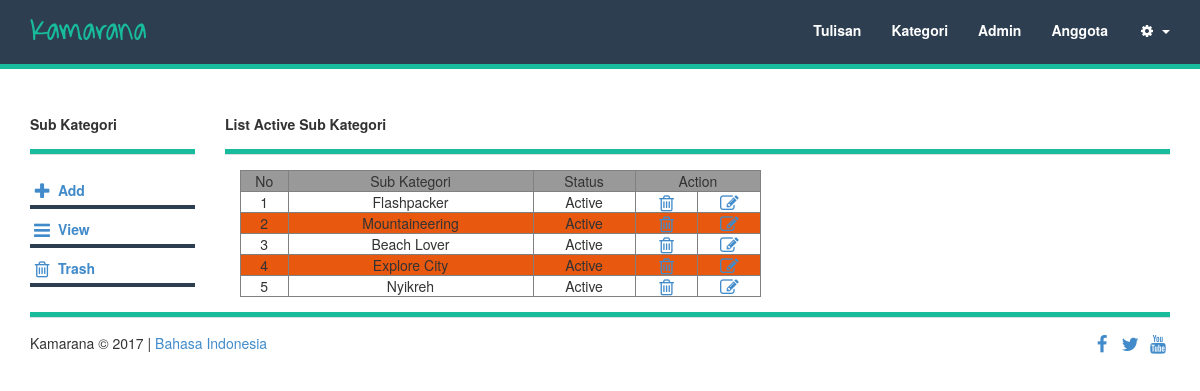
/admin/?dir=kat_vw (signed in), run on the app's committed database.
### tables this page shows
CREATE TABLE IF NOT EXISTS `subcategory` (
  `id` int(11) NOT NULL AUTO_INCREMENT,
  `subcat_name` varchar(50) NOT NULL,
  `status` enum('Active','Deactive') DEFAULT 'Active',
  PRIMARY KEY (`id`)
);

### admin/main/kategori/kategori_view.php (the view, shortened to what this page needs)
<?php
        echo  "<strong>".$pg."</strong>";
?>
<div class="col-lg-10 col-sm-10">
        <strong> List Active Sub Kategori</strong>
           <hr>
    <div id='konten'>
    <div class="col-lg-7 col-sm-7">
<?php
	   $sql	= "select * from subcategory where status ='Active' ";
	   $res	= mysql_query($sql,koneksi_db());
       if(mysql_num_rows($res) != 0)
       {
           $i=1;
           echo"<table border='1' width='100%' cellpadding='0' cellspacing='0'>
                <tr align='center' bgcolor='#999999'>
                    <td>No</td>
                    <td>Sub Kategori</td>
                    <td> Status</td>
                     <td colspan=2>Action</td>
                </tr>";
    		while($data_history=mysql_fetch_array($res))
    		{
                $id = $data_history['id'];
                 if($i%2==0){
                    echo"<tr align='center' bgcolor='#e8580f'>";} else { echo"<tr align='center'>";}
                       echo" <td>".$i."</td>
                        <td>".$data_history['subcat_name']."</td>
                        <td>".$data_history['status']."</td>
                        <td><a href='?dir=pg&id=$id&kd=del_kat' ><i class='fa fa-trash-o fa-fw fa-lg'></i></a></td>
                        <td><a href='?dir=kat_edit&id=$id' ><i class='fa fa-edit fa-fw fa-lg'></i></a></td>
                        ";
                $i++;
            }
    	   echo"</table>";
    }
    else
    {
        echo "Data Tidak Ditemukan";
    }
?>
</div>
</div>

### admin/css/admin.css (style rules this page uses)
body { padding-top: 60px; }
a { -o-transition: .4s; -ms-transition: .4s; -moz-transition: .4s; -webkit-transition: .4s; transition: .4s; }
hr { background-color: #DADFE1; height: 1px; }
@media (min-width: 768px) { body { padding-top: 64px; } }
table a, .table a { text-decoration: none; }
table a, .table a:hover { text-decoration: underline; }

### admin/css/business-frontpage.css (style rules this page uses)
body { margin-top: 50px; }

### data on the page
subcategory: subcat_name "Flashpacker", status "Active"
subcategory: subcat_name "Mountaineering", status "Active"
subcategory: subcat_name "Beach Lover", status "Active"
subcategory: subcat_name "Explore City", status "Active"
subcategory: subcat_name "Nyikreh", status "Active"

### other printed values
$pg "Sub Kategori"
